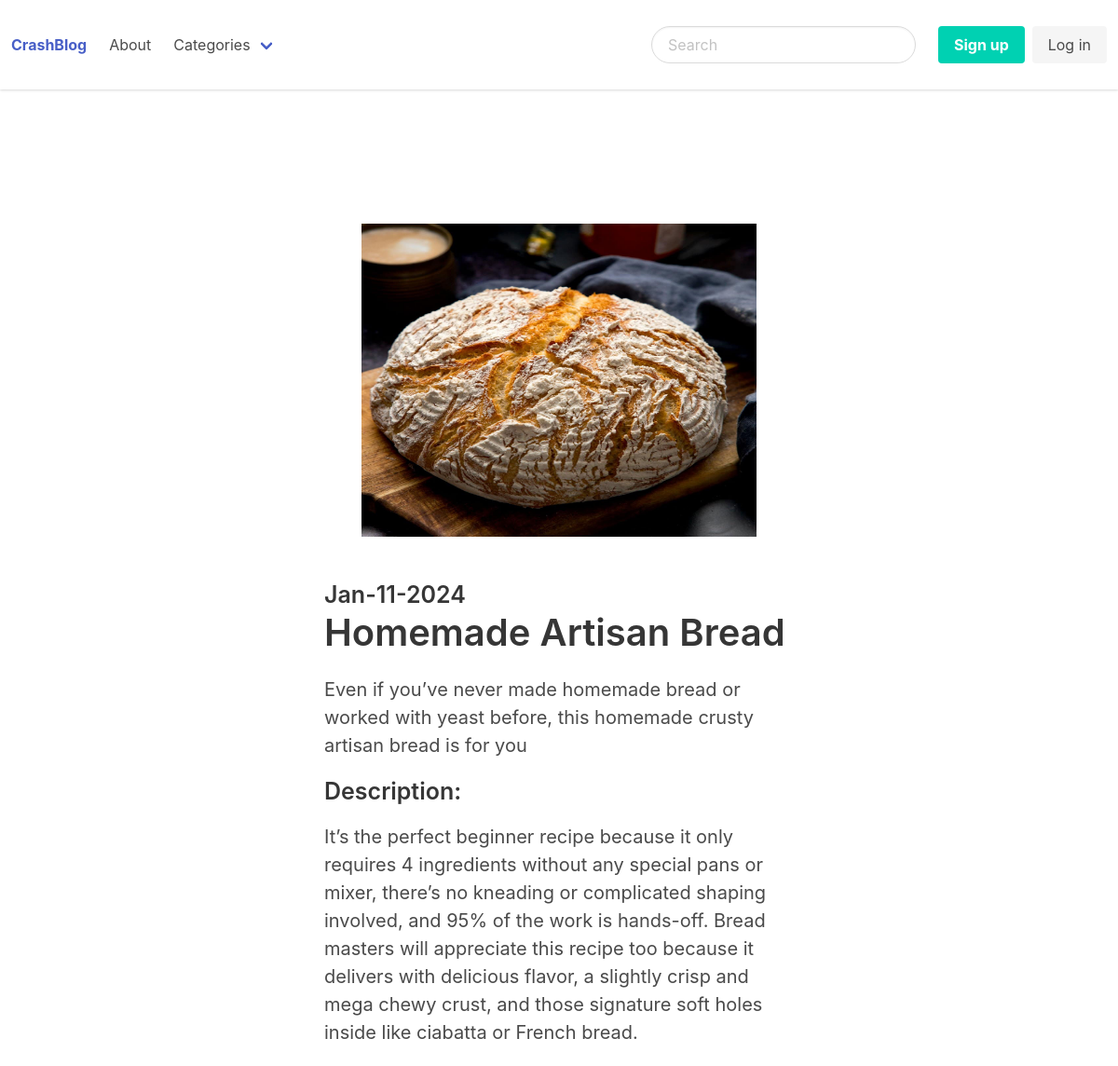
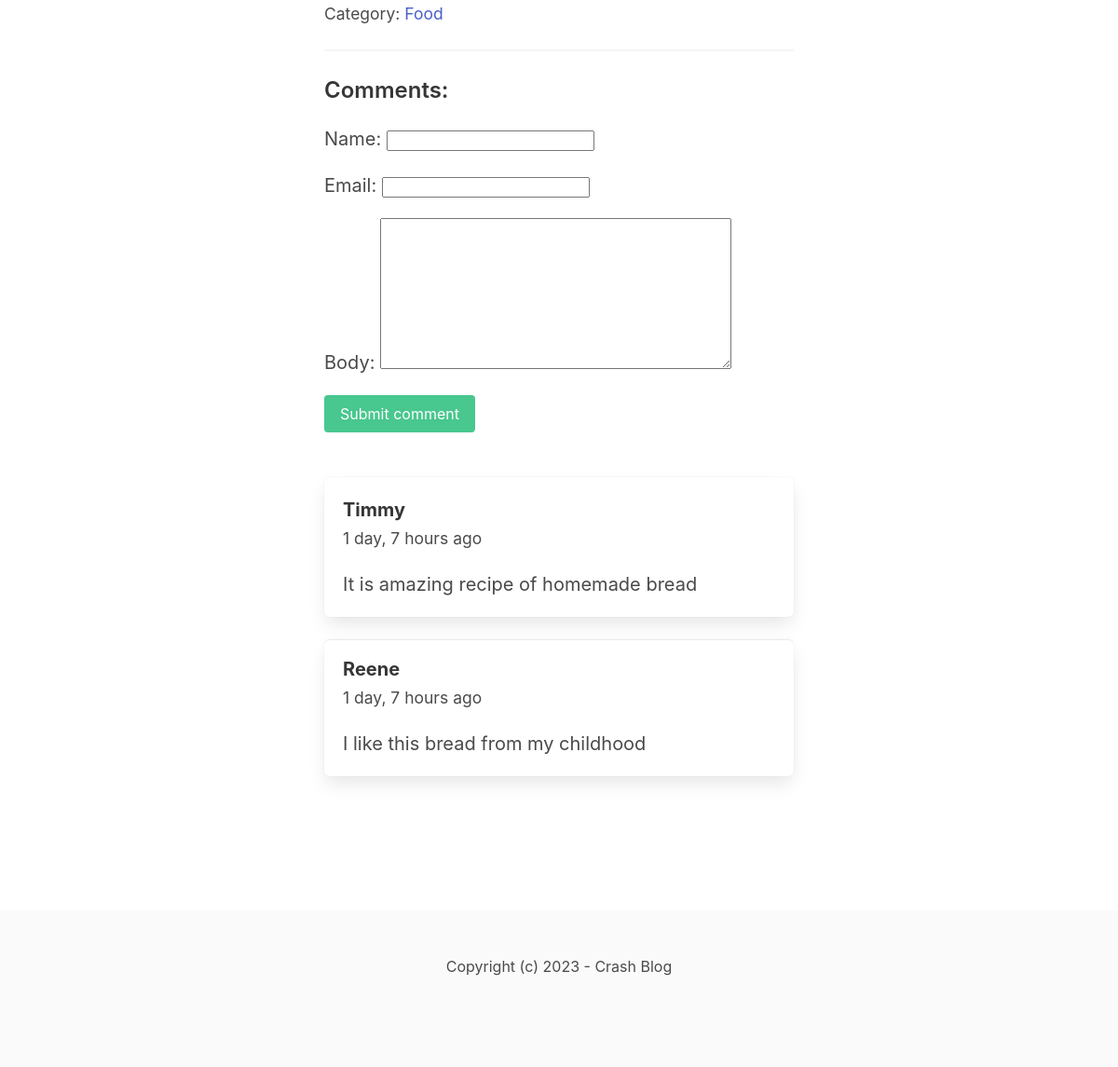
Screenshot of /food/artisan-bread/ with the database file from the repository (2 pictures, top to bottom).
### blog/models.py (models this page shows, shortened)
class Post(models.Model):
    ACTIVE = 'active'
    DRAFT = 'draft'
    CHOICES_STATUS = (
        (ACTIVE, 'Active'),
        (DRAFT, 'Draft'),
    )
    category = models.ForeignKey(Category, related_name='posts', on_delete=models.CASCADE)
    title = models.CharField(max_length=255)
    slug = models.SlugField()
    intro = models.TextField()
    body = models.TextField()
    created_at = models.DateTimeField(auto_now_add=True)
    status = models.CharField(max_length = 10, choices=CHOICES_STATUS, default=ACTIVE)
    image = models.ImageField(upload_to = 'uploads/',blank=True, null=True)
    class Meta:
        ordering=('-created_at',)

class Category(models.Model):
    title = models.CharField(max_length=255)
    slug = models.SlugField()
    class Meta:
        ordering = ('title',)
        verbose_name_plural = 'Categories'
    def __str__(self):
        return self.title

class Comments(models.Model):
    post = models.ForeignKey(Post, related_name='comments', on_delete=models.CASCADE)
    name = models.CharField(max_length=255)
    email = models.EmailField()
    body = models.TextField()
    created_at = models.DateTimeField(auto_now_add=True)
    class Meta:
        verbose_name_plural = ('Comments')

### blog/views.py (the view)
# urls.py: path('<slug:category_slug>/<slug:slug>/',views.detail,name='post_detail'),
def detail(request, category_slug, slug):
    post = get_object_or_404(Post, slug=slug, status=Post.ACTIVE)
    form = CommentsForm()
    if request.method=='POST':
        form = CommentsForm(request.POST)
        if form.is_valid():
            comment = form.save(commit=False)
            comment.post=post #reffering to post (above)
            comment.save() # then add to DB
            return redirect('post_detail', slug=slug)
    else:
        form = CommentsForm()
    return render(request, 'blog/detail.html', {
        'post':post,
        'form':form
        })

### blog/forms.py
class CommentsForm(forms.ModelForm):
    class Meta:
        model = Comments
        fields = ('name','email', 'body',)

### blog/templatetags/menu.py (called while the page is built)
@register.inclusion_tag('core/menu.html') # we need add the menu.html
def menu():
    categories = Category.objects.all()
    return {'categories':categories}

### blog/templates/blog/detail.html (shortened to what this page needs)
{% extends 'core/base.html'%}
{% block content %}
<section class="hero">
  <div class="hero-body">
    <div class="conatiner">
      <section class="section">
        <div class="columns">
          <div class="column is-8 is-offset-2">
            <div class="content is-medium">
              <div class="content">
                {% if post.image %}
                <figure class="image is-3by2 mb-6">
                  <img src="{{post.image.url}}" alt="" />
                </figure>
                {% endif %}
              </div>
              <h4 class="subtitle" is-4>{{post.created_at|date:'M-d-Y'}}</h4>
              <h1 class="title">{{post.title}}</h1>
              <p>{{post.intro}}</p>
              <div>
                <h4>Description:</h4>
                <p>{{post.body}}</p>
                <p>
                  <small
                    >Category:
                    <a href="{% url 'category_detail' post.category.slug %}"
                      >{{post.category}}</a
                    ></small
                  >
                </p>
              </div>
              <hr />
              <h2 class="subtitle is-4">Comments:</h2>
              <form method="post" class="mb-6">
                {{form.as_p}}
                <div class="field">
                  <div class="control">
                    <button class="button is-success">Submit comment</button>
                  </div>
                </div>
              </form>
              {% for comment in post.comments.all%}
              <article class="media box">
                <div class="media-content">
                  <strong>{{comment.name}}</strong>
                  <p><small>{{comment.created_at|timesince}} ago</small></p>
                  <p>{{comment.body}}</p>
                </div>
              </article>
              {% endfor %}
            </div>
          </div>
        </div>
      </section>
    </div>
  </div>
</section>
{% endblock %}

### rows the page displays
Post: image (picture), created_at "Jan-11-2024", title "Homemade Artisan Bread", intro "Even if you’ve never made homemade bread or worked with yeast before, this homemade crusty artisan bread is for you", body "It’s the perfect beginner recipe because it only requires 4 ingredients without any special pans or mixer, there’s no kneading or complicated shaping involved, and 95% of the work is hands-off. Bread masters will appreciate this recipe too because it delivers with delicious flavor, a slightly crisp and mega chewy crust, and those signature soft holes inside like ciabatta or French bread.", category "Food"
Comments: name "Timmy", created_at "1 day, 7 hours", body "It is amazing recipe of homemade bread"
Comments: name "Reene", created_at "1 day, 7 hours", body "I like this bread from my childhood"
